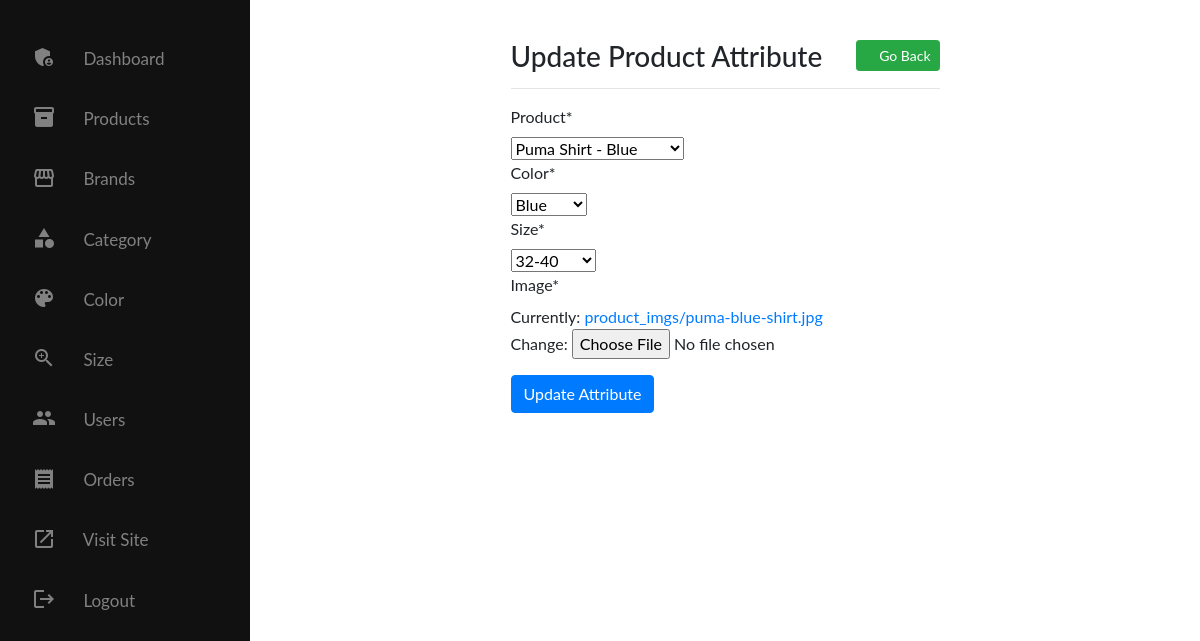
The app's page /admin-edit-pattr=12 (signed in) with its own data.
### main/models.py (models this page shows, shortened)
class ProductAttribute(models.Model):
    product = models.ForeignKey(Product, on_delete=models.CASCADE)
    color = models.ForeignKey(Color, on_delete=models.CASCADE)
    size = models.ForeignKey(Size, on_delete=models.CASCADE)
    image = models.ImageField(upload_to="product_imgs/", null=True)
    class Meta:
        verbose_name_plural = '7. ProductAttributes'

### main/views.py (the view)
# urls.py: path('admin-edit-pattr=<int:pk>', ProductAttrUpdateView.as_view(), name="pattrUpdate"),
class ProductAttrUpdateView(AdminRequiredMixin, UpdateView):
    template_name = "admin/pattrUpdateForm.html"
    model = ProductAttribute
    fields = [
        "product", "color", "size", "image"
    ]
    success_url = "admin-product-list"

### main/models.py (called while the page is built)
    def __str__(self):
        return self.title

    def __str__(self):
        return self.title

    def __str__(self):
        return self.title

### main/template_context.py (called while the page is built)
def get_filters(request):
	cats=Product.objects.distinct().values('category__title','category__id')
	brands=Product.objects.distinct().values('brand__title','brand__id')
	colors=ProductAttribute.objects.distinct().values('color__title','color__id','color__color_code')
	sizes=ProductAttribute.objects.distinct().values('size__title','size__id')
	data={
		'cats':cats,
		'brands':brands,
		'colors':colors,
		'sizes':sizes,
	}
	return data

### main/views.py (called while the page is built)
    def dispatch(self, request, *args, **kwargs):
        if request.user.is_authenticated and request.user.is_superuser:
            pass
        else:
            return redirect("/login/")
        return super().dispatch(request, *args, **kwargs)

### main/templates/admin/pattrUpdateForm.html (shortened to what this page needs)
{% extends 'admin/adminbase3.html' %}
{% load static %}
{% load crispy_forms_tags %}
{% block content %}
<div class="container">
    <div class="row">
        <div class="col-md-6 mx-auto">
            <br />
            <div style="float: left;">
                <h3>Update Product Attribute</h3>
            </div>
            <div style="float: right;"><button onclick="javascript:history.go(-1);" class="btn btn-success btn-sm"><i class="fas fa-arrow-left"></i>&nbsp;Go Back</button></div>
            <br />
        <hr class="mt-4">
            <form action="" method="POST">
                {{form|crispy}}
                <button class="btn btn-primary mt-3">Update Attribute</button>
            </form>
        </div>
    </div>
</div>
{% endblock %}

### main/templates/admin/adminbase3.html (style rules this page uses)
body { font-family: "Lato", sans-serif; }

### records on screen
ProductAttribute: product "Puma Shirt - Blue", color "Blue", size "32-40"
